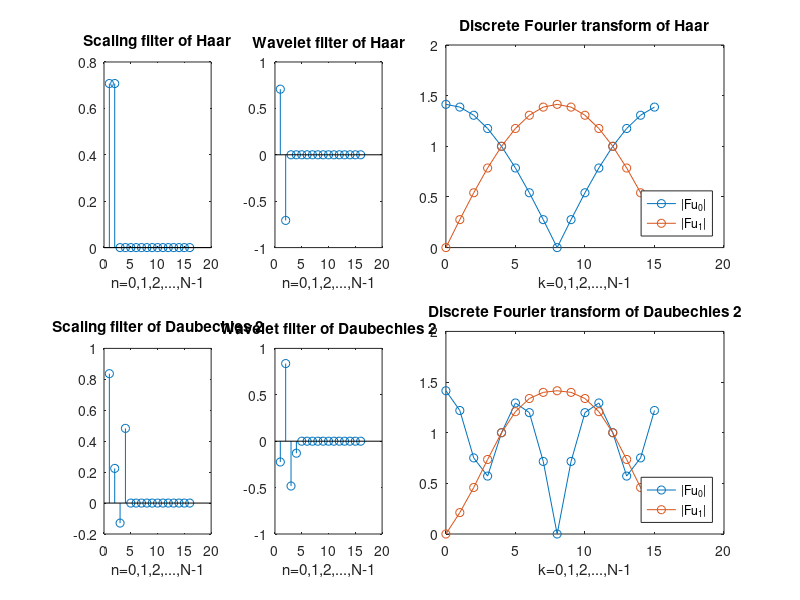

The MATLAB script that drew this image:
% size N
N=16;

% the numbers of rows and columns 
m=transpose(1:N);
n=1:N;

% the N-th root of unity
omega=exp(2*pi*i/N);

% sqrt(N) times the Fourier matrix
F=zeros(N);
F(m,n)=power(omega,(m-1).*(n-1));

% the haar wavelet 
u0=zeros([N 1]);
u1=zeros([N 1]);
u0(1)=1/sqrt(2);
u0(2)=1/sqrt(2);
u1(1)=1/sqrt(2);
u1(2)=-1/sqrt(2);

% the Daubechies 2wavelet 
v0=zeros([N 1]);
v1=zeros([N 1]);
v0(1)=(3+sqrt(3))/4/sqrt(2);
v0(2)=(3-sqrt(3))/4/sqrt(2);
v0(3)=(1-sqrt(3))/4/sqrt(2);
v0(4)=(1+sqrt(3))/4/sqrt(2);
v1(1)=(-3+sqrt(3))/4/sqrt(2);
v1(2)=(3+sqrt(3))/4/sqrt(2);
v1(3)=(-1-sqrt(3))/4/sqrt(2);
v1(4)=(1-sqrt(3))/4/sqrt(2);

% FFT of haar
Fu0=F*u0;
Fu1=F*u1;
AbsFu0(m)=abs(Fu0(m));
AbsFu1(m)=abs(Fu1(m));

% FFT of db2
Fv0=F*v0;
Fv1=F*v1;
AbsFv0(m)=abs(Fv0(m));
AbsFv1(m)=abs(Fv1(m));

% Plotting
subplot(2,4,1)
stem(u0)
title('Scaling filter of Haar')
xlabel('n=0,1,2,...,N-1')
xlim auto
subplot(2,4,2)
stem(u1)
title('Wavelet filter of Haar')
xlabel('n=0,1,2,...,N-1')
subplot(2,4,[3,4])
plot(m-1,AbsFu0,'-o',m-1,AbsFu1,'-o')
legend('|Fu_0|','|Fu_1|','Location','southeast')
title('Discrete Fourier transform of Haar')
xlabel('k=0,1,2,...,N-1')
subplot(2,4,5)
stem(v0)
title('Scaling filter of Daubechies 2')
xlabel('n=0,1,2,...,N-1')
subplot(2,4,6)
stem(v1)
title('Wavelet filter of Daubechies 2')
xlabel('n=0,1,2,...,N-1')
subplot(2,4,[7,8])
plot(m-1,AbsFv0,'-o',m-1,AbsFv1,'-o')
legend('|Fu_0|','|Fu_1|','Location','southeast')
title('Discrete Fourier transform of Daubechies 2')
xlabel('k=0,1,2,...,N-1')
